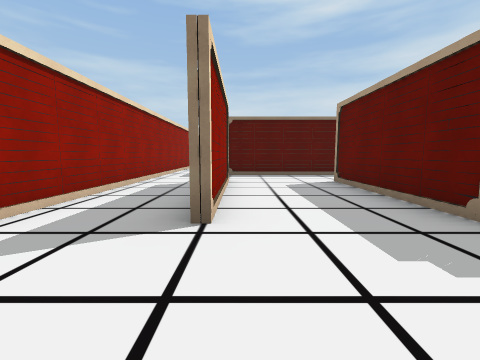
view 1 (above)

20 first-person views from a walk through a Unity game level. The camera is 1.4 m above the floor, tilts 6° down and sees 90° across. The floor is counted in squares, 2 m on a side. Each view is taken from the middle of a square. On the plan, view 1 faces up. The plan holds only what a view shows up to about 9 squares ahead; the rest is blank. The place goes on beyond the plan. The player character is not drawn. Some surface patterns are stand-ins.

view 2
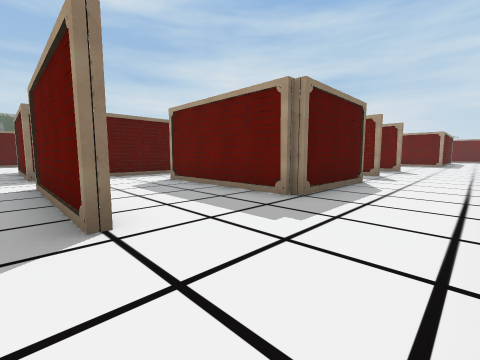

view 3
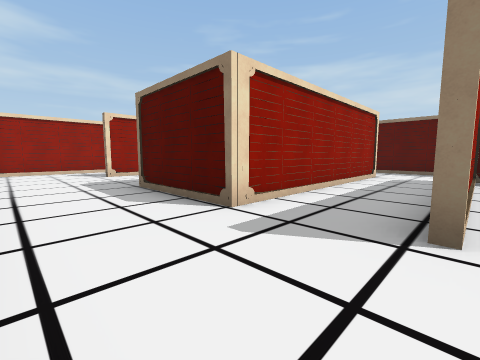

view 4
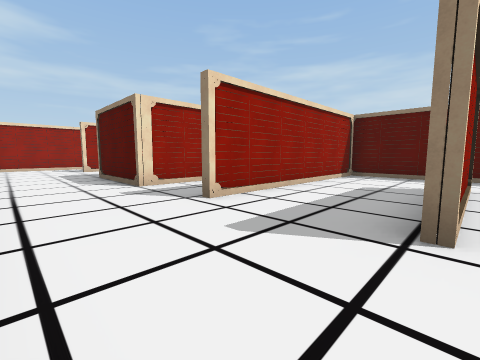

view 5
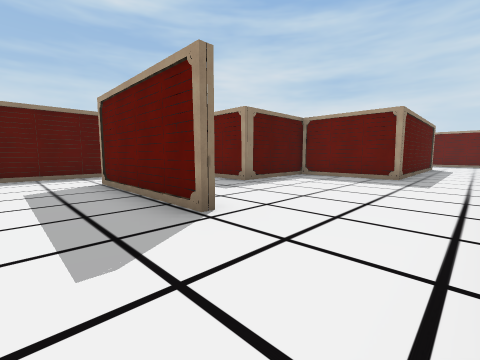

view 6
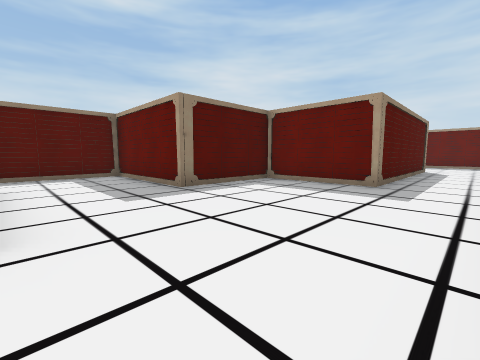

view 7
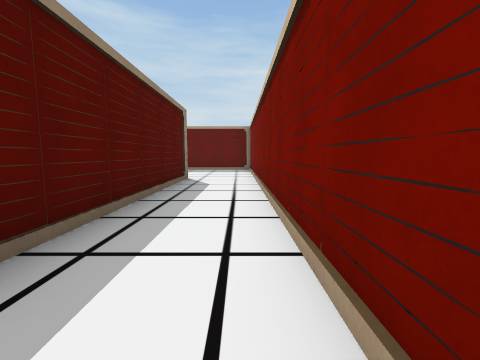

view 8
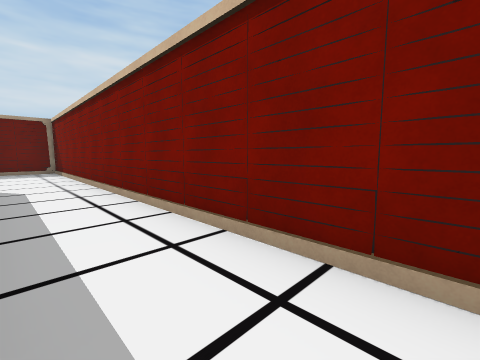

view 9
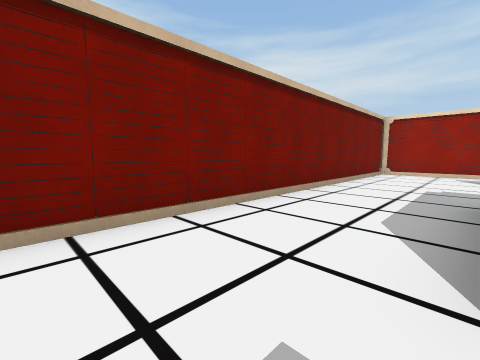

view 10
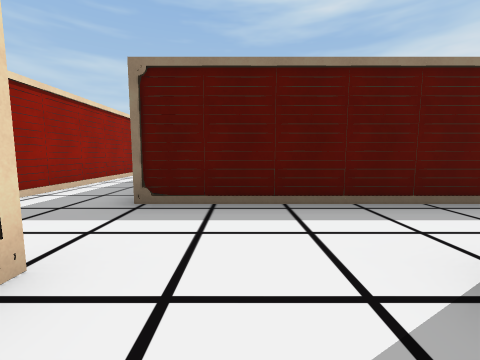

view 11
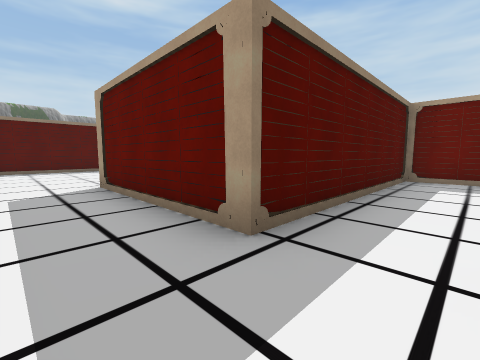

view 12
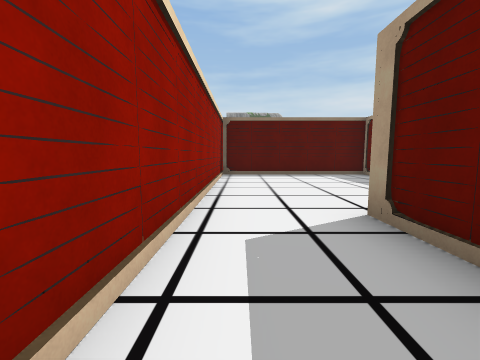

view 13
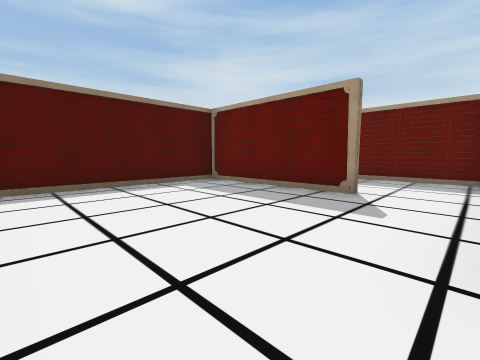

view 14
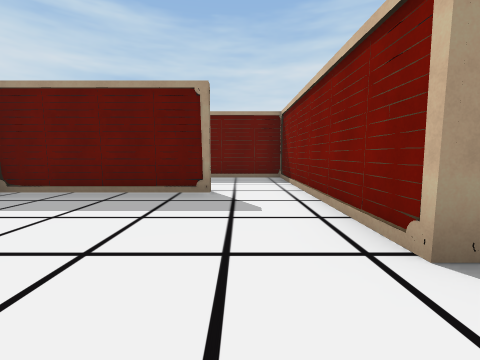

view 15
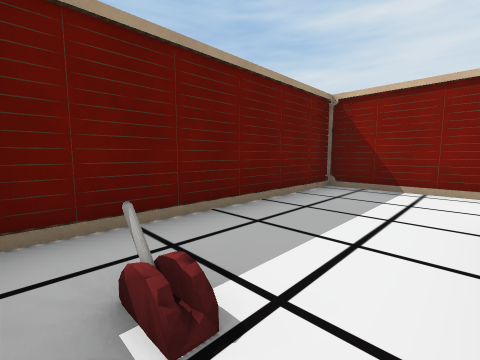

view 16
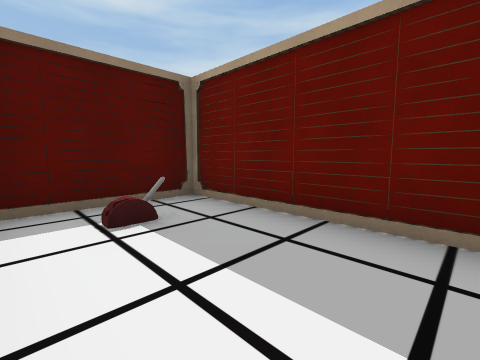

view 17
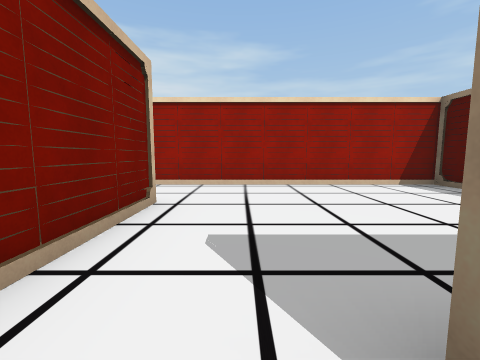

view 18
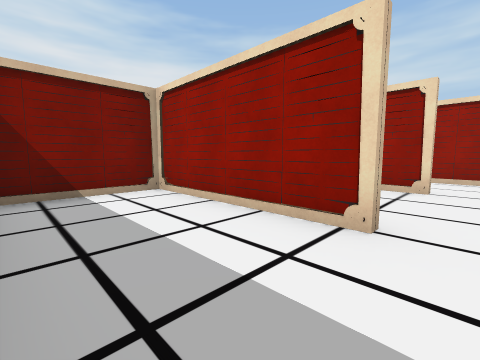

view 19
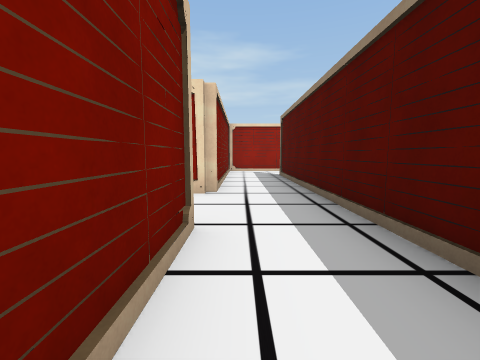

view 20
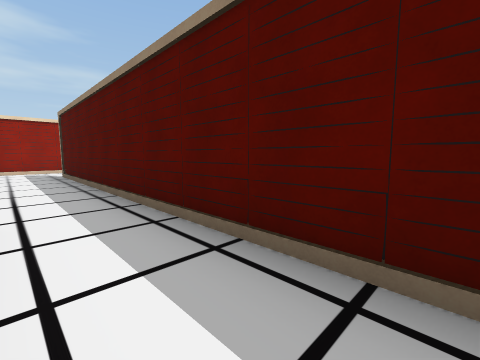

### Floor plan
Points are (right, up) in squares from view 1. A wall is a line through its corners. A room is listed if a view was taken in it or the views show most of it. See-through windows are left out.
Room 1 (views 1, 2, 10, 11, 12, 13, 14)
walls: (-0.3, 6.5) (-0.3, 2.4); (3.5, 8.4) (-0.5, 8.4) (-0.5, 12.7) (2.5, 12.7); (-0.5, 2.4) (-0.5, 6.5); (5.6, 2.2) (2.4, 2.2) (2.4, 6.4); (2.4, 14.5) (2.4, 18.6) (-2.6, 18.6); (-2.6, 18.9) (-2.6, -0.5) (7.1, -0.5)
ways out: opening at (6.5, 0.5) to room 2; opening at (2, 14) to room 3; opening at (3, 7) to room 4
Room 2 (views 3, 4, 5, 6, 7, 8, 9)
walls: (10.7, 2.2) (10.7, 6.4); (10.9, 4.4) (10.9, 2.2); (15.9, -0.5) (24.5, -0.5); (7.8, 2.2) (7.8, 2.9); (10.6, 8.4) (7.9, 8.4) (7.9, 2.2); (5.6, 8.5) (5.6, 2.2); (23.2, 1.6) (16.8, 1.6) (16.8, 4.6) (13.8, 4.6)
ways out: opening at (6.5, 0.5) to room 1; opening at (7, 9) to room 5; opening at (11, 7) to room 6; opening at (12.5, 5.5) to room 6; opening at (23.5, 0.5)
Room 3 (views 15, 16, 17)
walls: (2.5, 12.7) (5.5, 12.7) (5.5, 18.6) (2.9, 18.6)
ways out: opening at (2, 14) to room 1
objects: lever (4, 18)
Room 4 (view 18)
walls: (2.7, 6.4) (2.7, 2.3) (5.1, 2.3); (5.5, 6.9) (5.5, 8.4) (3.5, 8.4)
ways out: opening at (3, 7) to room 1
Room 5 (views 19, 20)
walls: (7.8, 8.5) (9.6, 8.5); (11.1, 10.4) (1.6, 10.4); (1.4, 8.5) (5.6, 8.5); (-0.3, 10.5) (-0.3, 8.3)
ways out: opening at (7, 9) to room 2; opening at (1, 10)
Room 6 (no view inside)
walls: (10.9, 6.4) (10.9, 4.4); (13.8, 4.6) (13.8, 8.4) (10.6, 8.4)
ways out: opening at (11, 7) to room 2; opening at (12.5, 5.5) to room 2

Positions as (right, up) in squares from view 1, and headings:
1: (0, 0), facing up
2: (-1, 0), facing up-right
3: (8, 0), facing up-left
4: (11, 0), facing up-left
5: (9, 0), facing up-right
6: (11, 0), facing up-right
7: (16, 0), facing right
8: (16, 1), facing down-right
9: (7, 2), facing down-left
10: (1, 5), facing up
11: (-2, 7), facing up-right
12: (-2, 10), facing up
13: (-2, 13), facing up-right
14: (-2, 14), facing right
15: (3, 18), facing down-right
16: (3, 15), facing up-right
17: (3, 14), facing left
18: (5, 7), facing down-left
19: (10, 9), facing left
20: (11, 9), facing up-left
